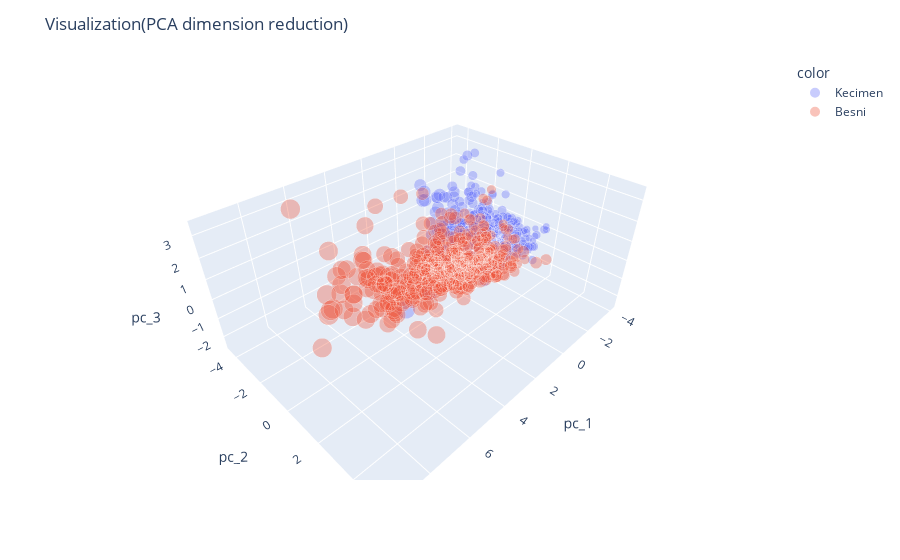

Notebook code cell kept with this figure:
### Code cell
# interactive 3D plot - colored by class; size ~ area
figure = px.scatter_3d(df, x='pc_1', y='pc_2', z='pc_3',
                    color=df.Class.astype(str),
                    size=df.Area,
                    hover_data=featuresNumData,
                    opacity=0.35)

figure.update_layout(title='Visualization(PCA dimension reduction)')
figure.show()

### Figure 1 — Plotly figure (JSON) as saved in the notebook; plotly's stock layout.template omitted (floating-point values rounded to 4 significant figures; data arrays with more than 128 entries replaced by an {"elided": "..."} marker saying what was removed)
{"data": [{"customdata": {"elided": "450x7 float values"}, "hovertemplate": "color=Kecimen<br>pc_1=%{x}<br>pc_2=%{y}<br>pc_3=%{z}<br>Area=%{customdata[0]}<br>MajorAxisLength=%{customdata[1]}<br>MinorAxisLength=%{customdata[2]}<br>Eccentricity=%{customdata[3]}<br>ConvexArea=%{customdata[4]}<br>Extent=%{customdata[5]}<br>Perimeter=%{customdata[6]}<extra></extra>", "legendgroup": "Kecimen", "marker": {"color": "#636efa", "opacity": 0.35, "size": {"elided": "450 int values"}, "sizemode": "area", "sizeref": 587.6, "symbol": "circle"}, "mode": "markers", "name": "Kecimen", "scene": "scene", "showlegend": true, "type": "scatter3d", "x": {"elided": "450 float values"}, "y": {"elided": "450 float values"}, "z": {"elided": "450 float values"}}, {"customdata": {"elided": "450x7 float values"}, "hovertemplate": "color=Besni<br>pc_1=%{x}<br>pc_2=%{y}<br>pc_3=%{z}<br>Area=%{customdata[0]}<br>MajorAxisLength=%{customdata[1]}<br>MinorAxisLength=%{customdata[2]}<br>Eccentricity=%{customdata[3]}<br>ConvexArea=%{customdata[4]}<br>Extent=%{customdata[5]}<br>Perimeter=%{customdata[6]}<extra></extra>", "legendgroup": "Besni", "marker": {"color": "#EF553B", "opacity": 0.35, "size": {"elided": "450 int values"}, "sizemode": "area", "sizeref": 587.6, "symbol": "circle"}, "mode": "markers", "name": "Besni", "scene": "scene", "showlegend": true, "type": "scatter3d", "x": {"elided": "450 float values"}, "y": {"elided": "450 float values"}, "z": {"elided": "450 float values"}}], "layout": {"legend": {"itemsizing": "constant", "title": {"text": "color"}, "tracegroupgap": 0}, "margin": {"t": 60}, "scene": {"domain": {"x": [0, 1], "y": [0, 1]}, "xaxis": {"title": {"text": "pc_1"}}, "yaxis": {"title": {"text": "pc_2"}}, "zaxis": {"title": {"text": "pc_3"}}}, "title": {"text": "Visualization(PCA dimension reduction)"}}}
